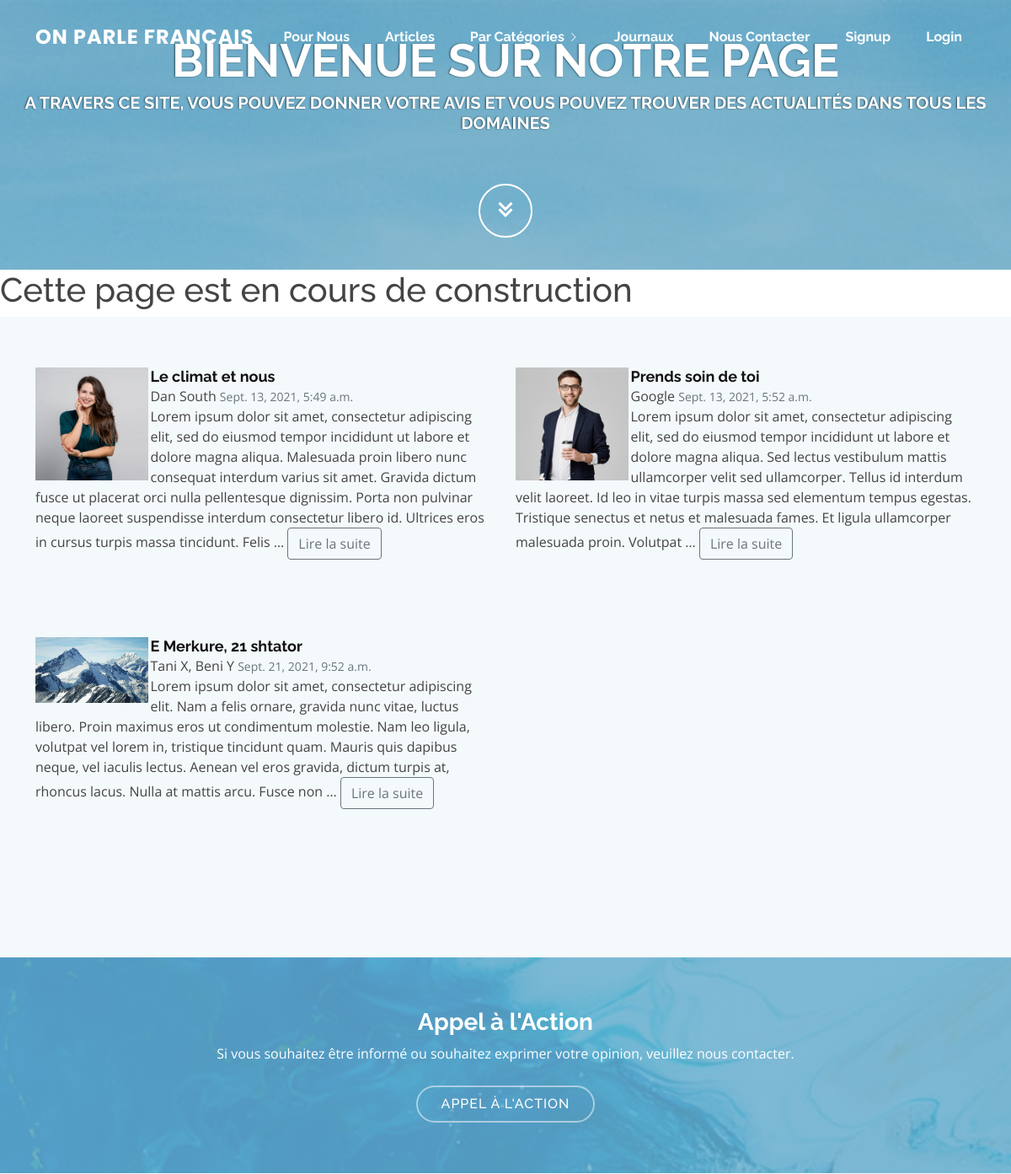
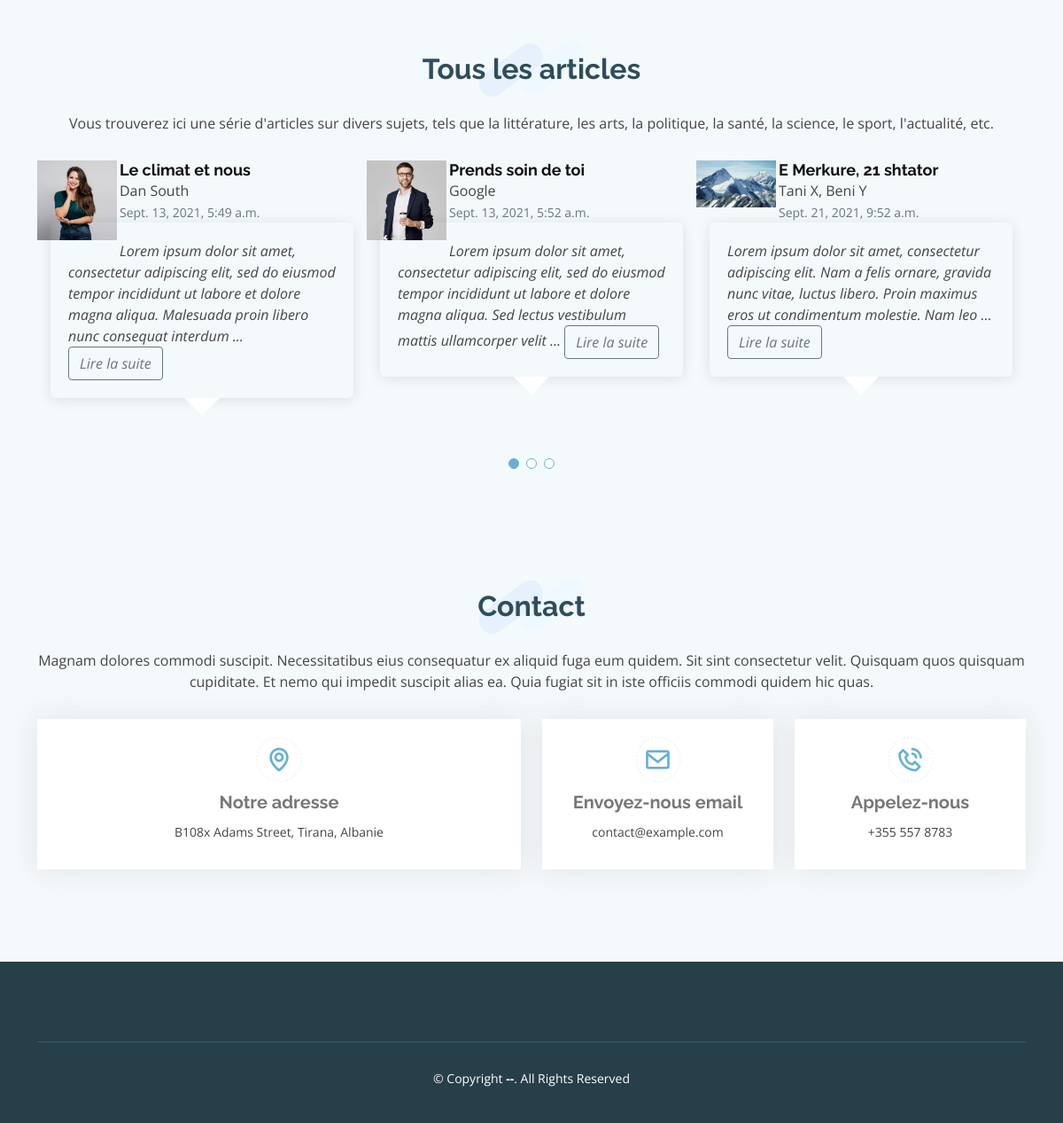
Page /?category=ACT on the committed database (2 pictures, top to bottom).
### articles/models.py (models this page shows, shortened)
class Article(models.Model):
    HEALTH = 'HL'
    ACTUALITY = 'ACT'
    SPORT = 'SP'
    POLITICS = 'POL'
    BUSINESS = 'BNS'
    ENTERTAINMENT = 'ENTM'
    HISTORY = 'HS'
    LITERATURE = 'LTR'
    CATEGORY_ARTICLE_CHOICES = [
        (HEALTH, 'Health'),
        (ACTUALITY, 'Actuality'),
        (SPORT, 'Sport'),
        (POLITICS, 'Politics'),
        (ENTERTAINMENT, 'Entertainment'),
        (HISTORY, 'History'),
        (LITERATURE, 'Literature'),
    ]
    category = models.CharField(
        max_length=4,
        choices=CATEGORY_ARTICLE_CHOICES,
        default=ACTUALITY,
    )
    title = models.CharField(max_length=1024)
    authors = models.CharField(max_length=1024)
    content = models.TextField()
    authors_image = models.ImageField(upload_to='images/', max_length=100, null=True, blank=True)
    content_image = models.ImageField(upload_to='images/', max_length=100, null=True, blank=True)
    created_at = models.DateTimeField(auto_now_add=True)
    slug = models.SlugField(max_length=1024, null=True, blank=True)
    class Meta:
        ordering = ('created_at',)
    @property
    def authors_image_url(self):
        if self.authors_image and hasattr(self.authors_image, 'url'):
            return self.authors_image.url
        else:
            return "/static/img/authors_default_image.jpg"

### articles/views.py (the view)
# urls.py: path('', views.index, name='index'),
def index(request):
    articles = Article.objects.all()
    category = request.GET.get('category')
    if (is_valid_queryparam(category)):
        articles = articles.filter(category__contains=category)
    else:
        articles = articles
    return render(request, 'articles/index.html', {'articles': articles})

### articles/views.py (called while the page is built)
def is_valid_queryparam(param):
    return param != '' and param is not None

### articles/templates/articles/index.html (shortened to what this page needs)
{% extends "articles/base.html" %}
{% load static %}
{% block content %}
<section id="testimonials" class="testimonials section-bg">
    <div class="container">
            <div class="row">
                {% for item in articles %}
                <div class="col-lg-6" data-aos="fade-up" data-aos-delay="100">
                    <div class="testimonial-item">
                        <img src="{{ item.authors_image_url }}" class="testimonial-img" alt="auth-img">
                        <h3>{{ item.title }}</h3>
                        {{ item.authors }}
                        <small class="text-muted">{{item.created_at}}</small>
                        <br>
                                {{ item.content | truncatewords_html:55 }}
                                <a href="{% url 'articles:single_article' item.slug %}" class="btn btn-outline-secondary">Lire la suite</a>
                    </div>
                </div>
                {% endfor %}
            </div>
        </div>
    </section>
<section id="cta" class="cta">
    <div class="container" data-aos="zoom-in">
        <div class="text-center">
            <h3>Appel à l'Action</h3>
            <p>Si vous souhaitez être informé ou souhaitez exprimer votre opinion, veuillez nous contacter.</p>
            <a class="cta-btn" href="#">Appel à l'Action</a>
        </div>
    </div>
</section>
<section id="testimonials" class="testimonials section-bg">
    <div class="container">
        <div class="section-title" data-aos="fade-in" data-aos-delay="100">
            <h2>Tous les articles</h2>
            <p>Vous trouverez ici une série d'articles sur divers sujets, tels que la littérature, les arts, la politique, la santé, la science, le sport, l'actualité, etc.</p>
        </div>
        <div class="testimonials-slider swiper-container" data-aos="fade-up" data-aos-delay="100">
            <div class="swiper-wrapper">
                {% for item in articles %}
                <div class="swiper-slide">
                    <div class="testimonial-item">
                        <img src= " {{ item.authors_image_url }} " class="testimonial-img" alt="content-img">
                        <h3>{{ item.title }}</h3>
                        {{ item.authors }}
                        <br>
                        <small class="text-muted">{{item.created_at}}</small>
                        <p>
                                {{ item.content | truncatewords_html:25 }}
                                <a href="{% url 'articles:single_article' item.slug %}" class="btn btn-outline-secondary">Lire la suite</a>
                        </p>
                    </div>
                </div>
                {% endfor %}
            </div>
            <div class="swiper-pagination"></div>
        </div>
    </div>
</section>
{% endblock content %}

### static/css/style.css (style rules this page uses)
body { font-family: "Open Sans", sans-serif; color: #444444; }
a { text-decoration: none; color: #67b0d1; }
h1, h2, h3, h4, h5, h6 { font-family: "Raleway", sans-serif; }
section { padding: 60px 0; overflow: hidden; }
.section-bg { background-color: #f4f9fc; }
.section-title { text-align: center; padding-bottom: 30px; }
.section-title h2 { font-size: 32px; font-weight: bold; position: relative; margin-bottom: 30px; color: #2f4d5a; z-index: 2; }
.section-title h2::after { content: ""; position: absolute; left: 50%; top: 50%; transform: translate(-50%, -50%); width: 122px; height: 66px; background: url(../img/section-title-bg.png) no-repeat; z-index: -1; }
.section-title p { margin-bottom: 0; }
.cta { background: linear-gradient(rgba(103, 176, 209, 0.8), rgba(103, 176, 209, 0.8)), url("../img/cta-bg.jpg") fixed center center; background-size: cover; padding: 60px 0; }
.cta h3 { color: #fff; font-size: 28px; font-weight: 700; }
.cta p { color: #fff; }
.cta .cta-btn { font-family: "Raleway", sans-serif; text-transform: uppercase; font-weight: 500; font-size: 16px; letter-spacing: 1px; display: inline-block; padding: 8px 28px; border-radius: 25px; transition: 0.5s; margin-top: 10px; border: 2px solid rgba(255, 255, 255, 0.5); color: #fff; }
.testimonials .testimonial-item { box-sizing: content-box; text-align:left; min-height: 320px; }
.testimonials .testimonial-item .testimonial-img { width: 25%; border-radius: 0; float: left; margin: 15px, 5px 0px, 0px; padding-right: 3px; }
.testimonials .testimonial-item h3 { font-size: 18px; font-weight: bold; margin: 0 0 0; color: #111; }
.testimonials .testimonial-item p { font-style: italic; margin: 0 15px 15px 15px; padding: 20px; position: relative; margin-bottom: 35px; border-radius: 6px; box-shadow: 0px 2px 15px rgba(0, 0, 0, 0.1); }
.testimonials .testimonial-item p::after { content: ""; width: 0; height: 0; border-top: 20px solid #fff; border-right: 20px solid transparent; border-left: 20px solid transparent; position: absolute; bottom: -20px; left: calc(50% - 20px); }
.testimonials .swiper-pagination { margin-top: 20px; position: relative; }

### rows in the picture
Article: authors_image_url (picture), title "Le climat et nous", authors "Dan South", created_at "Sept. 13, 2021, 5:49 a.m.", content "Lorem ipsum dolor sit amet, consectetur adipiscing elit, sed do eiusmod tempor incididunt ut labore et dolore magna aliqua. Malesuada proin libero nunc consequat interdum varius sit amet. Gravida dictum fusce ut placerat orci nulla pellentesque dignissim. Porta non pulvinar neque laoreet suspendisse interdum consectetur libero id. Ultrices eros in cursus turpis massa tincidunt. Felis …", content "Lorem ipsum dolor sit amet, consectetur adipiscing elit, sed do eiusmod tempor incididunt ut labore et dolore magna aliqua. Malesuada proin libero nunc consequat interdum …"
Article: authors_image_url (picture), title "Prends soin de toi", authors "Google", created_at "Sept. 13, 2021, 5:52 a.m.", content "Lorem ipsum dolor sit amet, consectetur adipiscing elit, sed do eiusmod tempor incididunt ut labore et dolore magna aliqua. Sed lectus vestibulum mattis ullamcorper velit sed ullamcorper. Tellus id interdum velit laoreet. Id leo in vitae turpis massa sed elementum tempus egestas. Tristique senectus et netus et malesuada fames. Et ligula ullamcorper malesuada proin. Volutpat …", content "Lorem ipsum dolor sit amet, consectetur adipiscing elit, sed do eiusmod tempor incididunt ut labore et dolore magna aliqua. Sed lectus vestibulum mattis ullamcorper velit …"
Article: authors_image_url (picture), title "E Merkure, 21 shtator", authors "Tani X, Beni Y", created_at "Sept. 21, 2021, 9:52 a.m.", content "Lorem ipsum dolor sit amet, consectetur adipiscing elit. Nam a felis ornare, gravida nunc vitae, luctus libero. Proin maximus eros ut condimentum molestie. Nam leo ligula, volutpat vel lorem in, tristique tincidunt quam. Mauris quis dapibus neque, vel iaculis lectus. Aenean vel eros gravida, dictum turpis at, rhoncus lacus. Nulla at mattis arcu. Fusce non …", content "Lorem ipsum dolor sit amet, consectetur adipiscing elit. Nam a felis ornare, gravida nunc vitae, luctus libero. Proin maximus eros ut condimentum molestie. Nam leo …"
